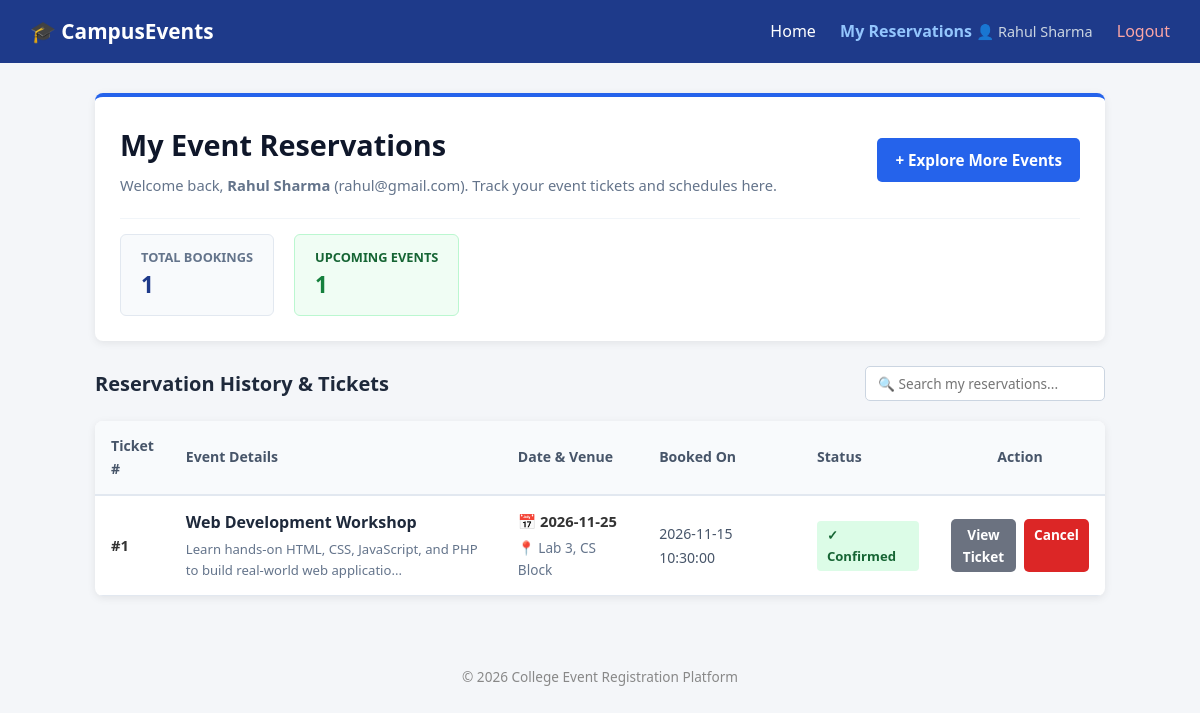
Screenshot of /my_reservations.php (signed in) with the database file from the repository.
### tables this page shows
CREATE TABLE IF NOT EXISTS registrations (
    id INT AUTO_INCREMENT PRIMARY KEY,
    user_id INT NULL,
    name VARCHAR(150) NOT NULL,
    email VARCHAR(150) NOT NULL,
    event_name VARCHAR(255) NOT NULL,
    date_registered TIMESTAMP DEFAULT CURRENT_TIMESTAMP
);

CREATE TABLE IF NOT EXISTS events (
    id INT AUTO_INCREMENT PRIMARY KEY,
    name VARCHAR(255) NOT NULL,
    event_date DATE NOT NULL,
    description TEXT NOT NULL,
    venue VARCHAR(255) NOT NULL
);

### my_reservations.php (the view, shortened to what this page needs)
<?php
require_once 'db.php';
$user_id = $_SESSION['user_id'];
$user_name = $_SESSION['user_name'];
$user_email = $_SESSION['user_email'];
$stmt = $conn->prepare("SELECT r.*, e.id AS event_id, e.event_date, e.venue, e.description
                        FROM registrations r
                        LEFT JOIN events e ON r.event_name = e.name
                        WHERE r.user_id = ? OR r.email = ?
                        ORDER BY r.date_registered DESC");
$stmt->bind_param("is", $user_id, $user_email);
$stmt->execute();
$res = $stmt->get_result();
$reservations = [];
$today = date('Y-m-d');
$upcoming_count = 0;
if ($res) {
    while ($row = $res->fetch_assoc()) {
        $reservations[] = $row;
        if (!empty($row['event_date']) && $row['event_date'] >= $today) {
            $upcoming_count++;
        }
    }
}
$total_count = count($reservations);
?>
<!DOCTYPE html>
<html lang="en">
<head>
    <link rel="stylesheet" href="style.css">
</head>
<body>
<nav class="navbar">
    <a href="index.php" class="logo">🎓 CampusEvents</a>
    <div class="nav-links">
        <a href="index.php">Home</a>
        <a href="my_reservations.php" style="color: #93c5fd; font-weight: bold;">My Reservations</a>
        <span style="color: #cbd5e1; font-size: 0.9rem;">👤 <?php echo htmlspecialchars($user_name); ?></span>
        <a href="logout.php" style="color: #fca5a5;">Logout</a>
    </div>
</nav>
<div class="container" style="max-width: 1050px;">
    <div style="background: white; border-radius: 8px; padding: 25px; margin-bottom: 25px; box-shadow: 0 2px 8px rgba(0,0,0,0.08); border-top: 4px solid #2563eb;">
        <div style="display: flex; justify-content: space-between; align-items: center; flex-wrap: wrap; gap: 15px;">
            <div>
                <h1 style="color: #0f172a; font-size: 1.8rem; margin-bottom: 6px;">
                    My Event Reservations
                </h1>
                <p style="color: #64748b; font-size: 0.92rem;">
                    Welcome back, <strong><?php echo htmlspecialchars($user_name); ?></strong> (<?php echo htmlspecialchars($user_email); ?>). Track your event tickets and schedules here.
                </p>
            </div>
            <div>
                <a href="index.php" class="btn">+ Explore More Events</a>
            </div>
        </div>
        <div style="display: flex; gap: 20px; flex-wrap: wrap; margin-top: 20px; padding-top: 15px; border-top: 1px solid #f1f5f9;">
            <div style="background: #f8fafc; border: 1px solid #e2e8f0; border-radius: 6px; padding: 12px 20px;">
                <span style="display: block; font-size: 0.8rem; color: #64748b; text-transform: uppercase; font-weight: 600;">Total Bookings</span>
                <span style="font-size: 1.4rem; font-weight: bold; color: #1e3a8a;"><?php echo $total_count; ?></span>
            </div>
            <div style="background: #f0fdf4; border: 1px solid #bbf7d0; border-radius: 6px; padding: 12px 20px;">
                <span style="display: block; font-size: 0.8rem; color: #166534; text-transform: uppercase; font-weight: 600;">Upcoming Events</span>
                <span style="font-size: 1.4rem; font-weight: bold; color: #15803d;"><?php echo $upcoming_count; ?></span>
            </div>
        </div>
    </div>
    <?php if ($total_count > 0): ?>
        <div style="display: flex; justify-content: space-between; align-items: center; flex-wrap: wrap; gap: 12px; margin-bottom: 15px;">
            <h2 style="color: #1e293b; font-size: 1.25rem;">Reservation History & Tickets</h2>
            <input type="text"
                   class="attendee-search-input"
                   placeholder="🔍 Search my reservations..."
                   onkeyup="filterAttendeeTable(this, 'myReservationsTable')">
        </div>
    <?php endif; ?>
    <div class="table-responsive">
        <table class="admin-table" id="myReservationsTable">
            <thead>
                <tr>
                    <th style="width: 70px;">Ticket #</th>
                    <th>Event Details</th>
                    <th>Date & Venue</th>
                    <th>Booked On</th>
                    <th>Status</th>
                    <th style="text-align: center; width: 170px;">Action</th>
                </tr>
            </thead>
            <tbody>
                <?php if ($total_count > 0): ?>
                    <?php foreach ($reservations as $row):
                        $is_upcoming = !empty($row['event_date']) && ($row['event_date'] >= $today);
                    ?>
                        <tr>
                            <td>
                                <strong>#<?php echo htmlspecialchars($row['id']); ?></strong>
                            </td>
                            <td>
                                <strong style="color: #1e293b; font-size: 1rem;"><?php echo htmlspecialchars($row['event_name']); ?></strong>
                                <?php if (!empty($row['description'])): ?>
                                    <p style="font-size: 0.82rem; color: #64748b; margin-top: 3px; max-width: 320px;">
                                        <?php echo htmlspecialchars(substr($row['description'], 0, 80)) . '...'; ?>
                                    </p>
                                <?php endif; ?>
                            </td>
                            <td>
                                <div>📅 <strong><?php echo !empty($row['event_date']) ? htmlspecialchars($row['event_date']) : 'TBA'; ?></strong></div>
                                <div style="font-size: 0.85rem; color: #64748b; margin-top: 3px;">
                                    📍 <?php echo !empty($row['venue']) ? htmlspecialchars($row['venue']) : 'College Campus'; ?>
                                </div>
                            </td>
                            <td>
                                <span style="font-size: 0.88rem; color: #475569;">
                                    <?php echo htmlspecialchars($row['date_registered']); ?>
                                </span>
                            </td>
                            <td>
                                <?php if ($is_upcoming): ?>
                                    <span style="background: #dcfce7; color: #166534; padding: 4px 10px; border-radius: 4px; font-weight: 600; font-size: 0.82rem; display: inline-block;">
                                        ✓ Confirmed
                                    </span>
                                <?php else: ?>
                                    <span style="background: #f1f5f9; color: #64748b; padding: 4px 10px; border-radius: 4px; font-size: 0.82rem; display: inline-block;">
                                        Completed
                                    </span>
                                <?php endif; ?>
                            </td>
                            <td style="text-align: center;">
                                <div class="actions" style="justify-content: center;">
                                    <a href="success.php?id=<?php echo $row['id']; ?>" class="btn btn-secondary btn-sm" title="View Ticket & Print Summary">
                                        View Ticket
                                    </a>
                                    <?php if ($is_upcoming): ?>
                                        <a href="cancel_reservation.php?id=<?php echo $row['id']; ?>"
                                           class="btn btn-danger btn-sm"
                                           onclick="return confirm('Are you sure you want to cancel your reservation for &quot;<?php echo htmlspecialchars(addslashes($row['event_name'])); ?>&quot;?');"
                                           title="Cancel reservation">
                                            Cancel
                                        </a>
                                    <?php endif; ?>
                                </div>
                            </td>
                        </tr>
                    <?php endforeach; ?>
                <?php endif; ?>
            </tbody>
        </table>
    </div>
</div>
<footer>
    &copy; <?php echo date('Y'); ?> College Event Registration Platform
</footer>
</body>
</html>

### style.css (style rules this page uses)
* { box-sizing: border-box; margin: 0; padding: 0; font-family: 'Segoe UI', Tahoma, Geneva, Verdana, sans-serif; }
body { background-color: #f4f6f9; color: #333; line-height: 1.6; }
.navbar { background-color: #1e3a8a; color: white; padding: 15px 30px; display: flex; justify-content: space-between; align-items: center; }
.navbar .logo { font-size: 1.3rem; font-weight: bold; color: white; text-decoration: none; }
.navbar .nav-links a { color: white; text-decoration: none; margin-left: 20px; font-weight: 500; }
.container { max-width: 1000px; margin: 30px auto; padding: 0 20px; }
.btn { display: inline-block; padding: 10px 18px; background-color: #2563eb; color: white; text-decoration: none; border: none; border-radius: 5px; font-size: 0.95rem; cursor: pointer; font-weight: 600; text-align: center; }
.btn-secondary { background-color: #6b7280; }
.btn-danger { background-color: #dc2626; }
.btn-sm { padding: 5px 10px; font-size: 0.85rem; }
.table-responsive { background: white; border-radius: 8px; box-shadow: 0 2px 8px rgba(0,0,0,0.08); overflow-x: auto; margin-top: 20px; }
table.admin-table { width: 100%; border-collapse: collapse; text-align: left; }
table.admin-table th { background-color: #f8fafc; padding: 14px 16px; border-bottom: 2px solid #e2e8f0; color: #475569; font-size: 0.88rem; }
table.admin-table td { padding: 14px 16px; border-bottom: 1px solid #e2e8f0; font-size: 0.92rem; }
.actions { display: flex; gap: 8px; }
.attendee-search-input { padding: 7px 12px; border: 1px solid #cbd5e1; border-radius: 5px; font-size: 0.85rem; width: 240px; max-width: 100%; }
footer { text-align: center; margin-top: 50px; padding: 20px; color: #888; font-size: 0.85rem; }

### rows the page displays
registrations: id "1", event_name "Web Development Workshop", events.description "Learn hands-on HTML, CSS, JavaScript, and PHP to build real-world web applicatio", events.event_date "2026-11-25", events.venue "Lab 3, CS Block", date_registered "2026-11-15 10:30:00"

### other values shown
$user_name "Rahul Sharma"
$user_email "rahul@gmail.com"
$total_count "1"
$upcoming_count "1"
